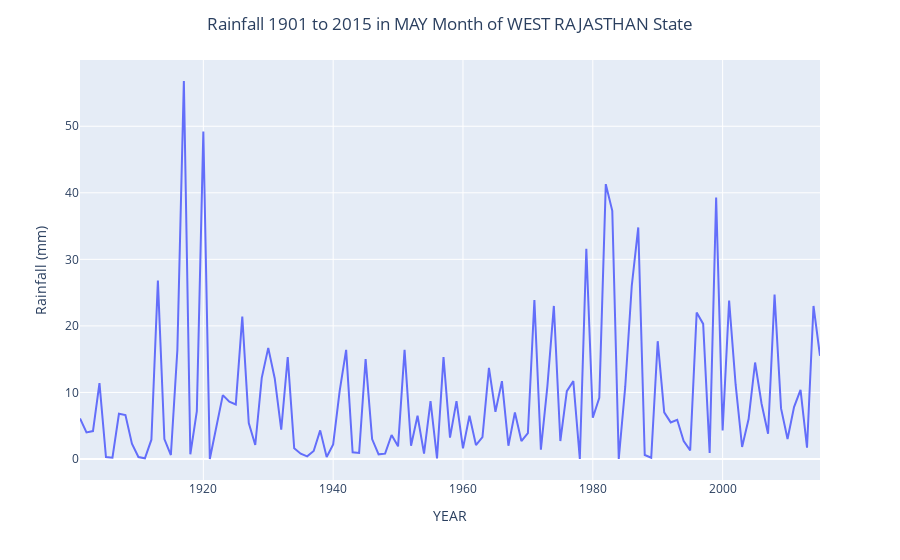

Here is the notebook cell this chart was saved with:
### Markdown cell above
Ex:> What was the rainfall measure on WEST RAJASTHAN in MAY month of all years? 
    
Ans:> rainfall_by_month('WEST RAJASTHAN', 'MAY')

### Code cell
rainfall_by_month('WEST RAJASTHAN', 'MAY' )

### Figure 1 — Plotly figure (JSON) as saved in the notebook; plotly's stock layout.template omitted (floating-point values rounded to 4 significant figures)
{"data": [{"hovertemplate": "YEAR=%{x}<br>MAY=%{y}<extra></extra>", "legendgroup": "", "line": {"color": "#636efa", "dash": "solid"}, "mode": "lines", "name": "", "showlegend": false, "type": "scatter", "x": [1901, 1902, 1903, 1904, 1905, 1906, 1907, 1908, 1909, 1910, 1911, 1912, 1913, 1914, 1915, 1916, 1917, 1918, 1919, 1920, 1921, 1922, 1923, 1924, 1925, 1926, 1927, 1928, 1929, 1930, 1931, 1932, 1933, 1934, 1935, 1936, 1937, 1938, 1939, 1940, 1941, 1942, 1943, 1944, 1945, 1946, 1947, 1948, 1949, 1950, 1951, 1952, 1953, 1954, 1955, 1956, 1957, 1958, 1959, 1960, 1961, 1962, 1963, 1964, 1965, 1966, 1967, 1968, 1969, 1970, 1971, 1972, 1973, 1974, 1975, 1976, 1977, 1978, 1979, 1980, 1981, 1982, 1983, 1984, 1985, 1986, 1987, 1988, 1989, 1990, 1991, 1992, 1993, 1994, 1995, 1996, 1997, 1998, 1999, 2000, 2001, 2002, 2003, 2004, 2005, 2006, 2007, 2008, 2009, 2010, 2011, 2012, 2013, 2014, 2015], "xaxis": "x", "y": [6.1, 4, 4.2, 11.4, 0.3, 0.2, 6.8, 6.6, 2.3, 0.3, 0.1, 2.9, 26.8, 3, 0.6, 16.4, 56.8, 0.7, 7.2, 49.2, 0, 4.6, 9.6, 8.6, 8.2, 21.4, 5.4, 2.1, 12.2, 16.7, 12.1, 4.4, 15.3, 1.6, 0.8, 0.4, 1.2, 4.3, 0.3, 2.2, 10.2, 16.4, 1, 0.9, 15, 3, 0.7, 0.8, 3.6, 1.9, 16.4, 2, 6.5, 0.8, 8.7, 0.1, 15.3, 3.2, 8.7, 1.6, 6.5, 2.1, 3.3, 13.7, 7.1, 11.7, 2, 7, 2.7, 3.9, 23.9, 1.4, 10.9, 23, 2.7, 10.2, 11.7, 0, 31.6, 6.2, 9.2, 41.3, 37.3, 0, 10.9, 26, 34.8, 0.6, 0.2, 17.7, 7, 5.5, 5.9, 2.7, 1.3, 22, 20.3, 0.9, 39.3, 4.3, 23.8, 11.2, 1.8, 6, 14.5, 8.3, 3.8, 24.7, 7.6, 3, 7.8, 10.4, 1.7, 23, 15.5], "yaxis": "y"}], "layout": {"legend": {"tracegroupgap": 0}, "margin": {"t": 60}, "title": {"text": "Rainfall 1901 to 2015 in MAY Month of WEST RAJASTHAN State", "x": 0.5}, "xaxis": {"anchor": "y", "domain": [0, 1], "title": {"text": "YEAR"}}, "yaxis": {"anchor": "x", "domain": [0, 1], "title": {"text": "Rainfall (mm)"}}}}
